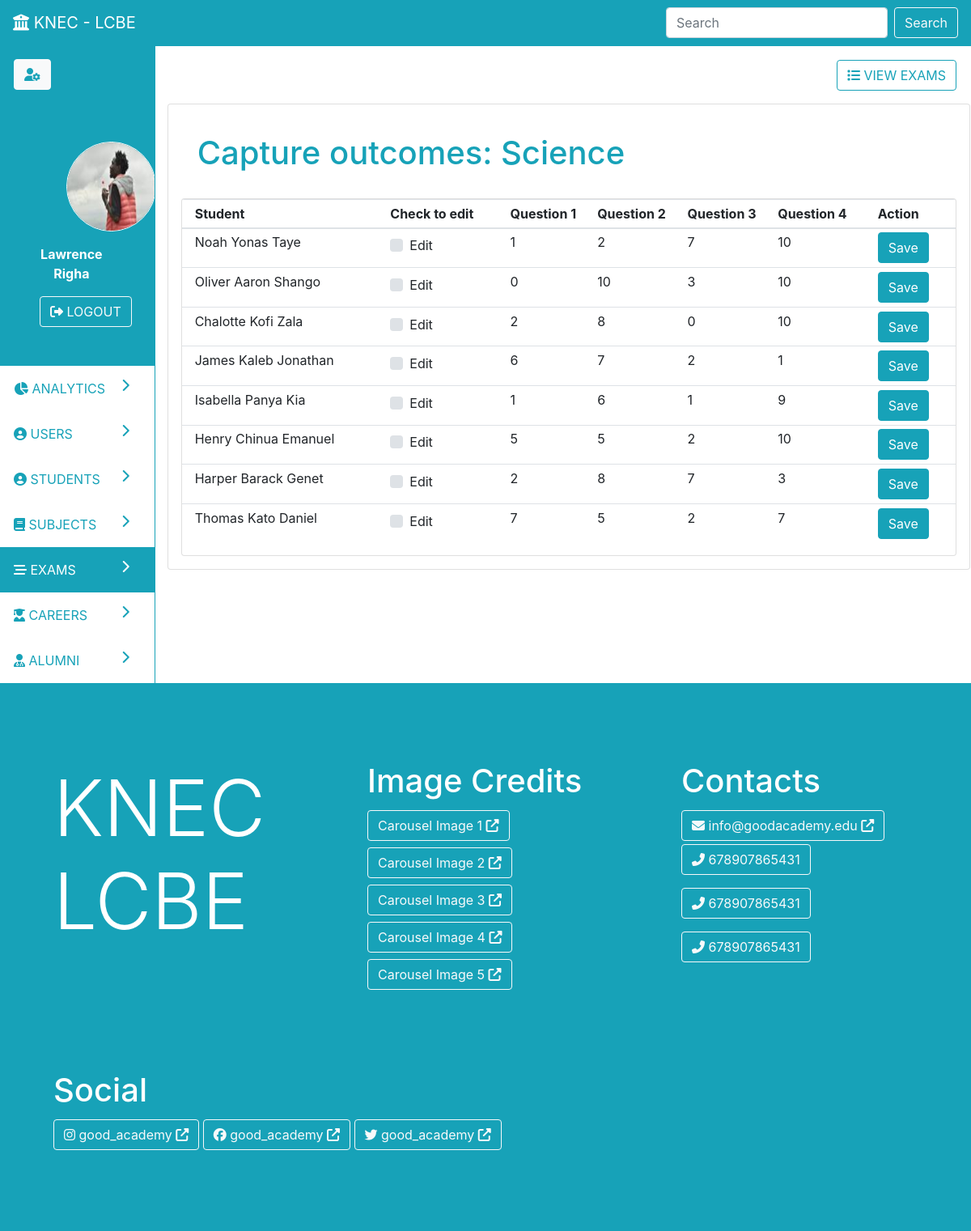
Screenshot of /scores/create/11 (signed in) with the database file from the repository.
### parent/models.py (models this page shows, shortened)
class User(db.Model, UserMixin):
	id = db.Column(db.Integer, primary_key=True)
	first_name = db.Column(db.String(19), nullable=False)
	middle_name = db.Column(db.String(19), nullable=False)
	last_name = db.Column(db.String(19), nullable=False)
	email = db.Column(db.String(19), unique=True, nullable=False)
	exams = db.relationship('Exam', backref='teacher', lazy=True, cascade='all, delete')
	photo = db.Column(db.String(111), nullable=False, default='default-profile.jpg')
	utype = db.Column(db.String(11), nullable=False, default='admin')
	student = db.relationship('Student', backref='user', uselist=False, lazy=True, cascade='all, delete')
	password = db.Column(db.String(119), nullable=False)
	created_at = db.Column(db.DateTime, nullable=False, default=datetime.utcnow)
	updated_at = db.Column(db.DateTime, nullable=True, onupdate=datetime.utcnow)

class Subject(db.Model):
	id = db.Column(db.Integer, primary_key=True)
	name = db.Column(db.String(19), nullable=False)
	categories = db.relationship('Category', backref='subject', lazy=True, cascade='all, delete')
	exams = db.relationship('Exam', backref='subject', lazy=True, cascade='all, delete')
	created_at = db.Column(db.DateTime, nullable=False, default=datetime.utcnow)
	updated_at = db.Column(db.DateTime, nullable=True, onupdate=datetime.utcnow)

class Question(db.Model):
	id = db.Column(db.Integer, primary_key=True)
	number = db.Column(db.Integer, nullable=False)
	category_id = db.Column(db.Integer, db.ForeignKey('category.id', ondelete='CASCADE'), nullable=False)
	exam_id = db.Column(db.Integer, db.ForeignKey('exam.id', ondelete='CASCADE'), nullable=False)
	scores = db.relationship('Score', backref='question', lazy=True, cascade='all, delete')
	created_at = db.Column(db.DateTime, nullable=False, default=datetime.utcnow)
	updated_at = db.Column(db.DateTime, nullable=True, onupdate=datetime.utcnow)

class Student(db.Model):
	id = db.Column(db.Integer, primary_key=True)
	scores = db.relationship('Score', backref='student', lazy=True, cascade='all, delete')
	analytics = db.relationship('Analytics', backref='student', lazy=True, cascade='all, delete')
	career = db.relationship('Career', backref='student', uselist=False, lazy=True, cascade='all, delete')
	user_id = db.Column(db.Float, db.ForeignKey('user.id', ondelete='CASCADE'), nullable=False)
	group_id = db.Column(db.Integer, db.ForeignKey('group.id', ondelete='CASCADE'), nullable=False)
	created_at = db.Column(db.DateTime, nullable=False, default=datetime.utcnow)
	updated_at = db.Column(db.DateTime, nullable=True, onupdate=datetime.utcnow)

### parent/routes.py (the view, shortened to what this page needs)
@app.route('/scores/create/<id>', methods=['POST', 'GET'])
@login_required
def create_score(id):
	if current_user.utype != 'admin':
		abort(403)
	exam= Exam.query.get_or_404(id)
	form = ScoreForm()
	return render_template('admin/scores.html', nav='dash', page='exams', action='create', exam=exam, form=form)

### parent/forms.py
class ScoreForm(FlaskForm):
	submit = SubmitField('Save')

### parent/models.py (called while the page is built)
@login_manager.user_loader
def load_user(user_id):
	return User.query.get(int(user_id))

### parent/templates/admin/scores.html (shortened to what this page needs)
{% extends 'admin-dash.html' %}
{% block pagedata %}
{% if action=='create' %}
<div class="row">
	<div class="col p-3">
		<a class="btn float-right btn-outline-info mr-3" href="{{ url_for('exams') }}"><i class="fas fa-list"></i> VIEW EXAMS</a>
	</div>
</div>
<div class="row">
	<div class="col">
		<div class="card p-3">
			<div class="card-body text-primary">
				<h1 class="card-title text-info">Capture outcomes: {% print(exam.subject.name) %}</h1>
			</div>
			<div class="card table-responsive">
				<table class="table table-hover table-sm card-body">
					<thead>
						<tr>
							<th class="px-3">Student</th>
							<th class="px-3">Check to edit</th>
							{% for question in exam.questions %}
							<th>Question {% print(question.number) %}</th>
							{% endfor %}
							<th class="px-3">Action</th>
						</tr>
					</thead>
					<tbody>
						{% for student in exam.group.students %}
						<tr>
							<form method="post">
								<td class="px-3">{% print(student.user.first_name) %} {% print(student.user.middle_name) %} {% print(student.user.last_name) %}</td>
								<td class="px-3">
									<div class="custom-control custom-checkbox my-1 mr-sm-2">
									    <label class="custom-control-label" for="{% print(student.id) %}-check">Edit</label>
									</div>
								</td>
								{% for question in exam.questions %}
									<td class="{% print(student.id) %}-view">
										{% set found = [] %}
										{% set minm = question.category.minimum %}
										{% set maxm = question.category.maximum %}
										{% for score in question.scores %}
											{% if score.student_id == student.id %}
												{% do found.append(score.value) %}
											{% endif %}
										{% endfor %}
										{% if found|length > 0 %}
											{% print(found[0]) %}
										{% else %}
											{%print('-')%}
										{% endif %}
									</td>
								{% endfor %}
								<td class="px-3">{{ form.submit(class='btn btn-info')}}</td>
							</form>
						</tr>
						{% endfor %}
					</tbody>
				</table>
			</div>
		</div>
	</div>
</div>
{% endif %}
{% endblock %}

### parent/templates/admin-dash.html (shortened to what this page needs)
{% extends 'base.html' %}
{%block content%}
<div class="row border border-info">
	<div class="col-2">
		<div class="side-nav ">
			<div class="row bg-info p-3">
				<div class="col"><a href="{{ url_for('update_user_profile') }}" class="btn btn-light text-info"><i class="fas fa-user-cog"></i></a></div>
			</div>
			<div class="row bg-info p-5">
				<div class="col text-center">
					<div class="row">
						<div class="col px-5">
							<img style="width: 111px; height: 111px" class="border border-white rounded-circle" src="{{ url_for('static', filename='profiles/'+current_user.photo) }}">
						</div>
					</div>
					<div class="row">
						<div class="col p-3 text-white"><b>{{ current_user.first_name }} {{ current_user.last_name }}</b></div>
					</div>
					<div class="row">
						<div class="col"><a href="{{ url_for('logout') }}" class="btn btn-outline-light"><i class="fas fa-sign-out-alt"></i> LOGOUT</a></div>
					</div>
				</div>
			</div>
			<a id="analytics" class="row nav-link btn-outline-info p-3" href="{{ url_for('admin_dash') }}">
				<div class="col"><i class="fas fa-chart-pie"></i> ANALYTICS <i class="fas fa-chevron-right float-right"></i></div>
			</a>
			<a id="users" class="row nav-link nav-link btn-outline-info p-3" href="{{ url_for('users') }}">
				<div class="col"><i class="fas fa-user-circle"></i> USERS <i class="fas fa-chevron-right float-right"></i></div>
			</a>
			<a id="students" class="row nav-link btn-outline-info p-3" href="{{ url_for('students') }}">
				<div class="col"><i class="fas fa-user-circle"></i> STUDENTS <i class="fas fa-chevron-right float-right"></i></div>
			</a>
			<a id="subjects" class="row nav-link btn-outline-info p-3" href="{{ url_for('subjects') }}">
				<div class="col"><i class="fas fa-book"></i> SUBJECTS <i class="fas fa-chevron-right float-right"></i></div>
			</a>
			<a id="exams" class="row nav-link btn-outline-info p-3" href="{{ url_for('exams') }}">
				<div class="col"><i class="fas fa-stream"></i> EXAMS <i class="fas fa-chevron-right float-right"></i></div>
			</a>
			<a id="careers" class="row nav-link btn-outline-info p-3" href="{{ url_for('careers') }}">
				<div class="col"><i class="fas fa-user-graduate"></i> CAREERS <i class="fas fa-chevron-right float-right"></i></div>
			</a>
			<a id="alumni" class="row nav-link btn-outline-info p-3" href="{{ url_for('alumni') }}">
				<div class="col"><i class="fas fa-user-md"></i> ALUMNI <i class="fas fa-chevron-right float-right"></i></div>
			</a>
		</div>
	</div>
	<div class="col-10 border-left border-info">
		<div class="row justify-content-center">
			<div class="col-md-6">
			</div>
		</div>
		{%block pagedata%}{%endblock%}
	</div>
</div>
{%endblock%}

### parent/static/main.css (style rules this page uses)
.table thead tr th { vertical-align: top; }

### rows the page displays
User: photo (picture), first_name "Lawrence", last_name "Righa"
Subject: name "Science"
Question: number "1", print "0", print "2", print "6", print "5", print "7"
Question: number "2", print "10", print "8", print "7", print "6", category "5"
Question: number "3", print "7", print "0", print "2", print "1"
Question: number "4", print "10", print "1", print "9", print "3", category "7"
User: first_name "Noah", middle_name "Yonas", last_name "Taye"
User: first_name "Oliver", middle_name "Aaron", last_name "Shango"
User: first_name "Chalotte", middle_name "Kofi", last_name "Zala"
User: first_name "James", middle_name "Kaleb", last_name "Jonathan"
User: first_name "Isabella", middle_name "Panya", last_name "Kia"
User: first_name "Henry", middle_name "Chinua", last_name "Emanuel"
User: first_name "Harper", middle_name "Barack", last_name "Genet"
User: first_name "Thomas", middle_name "Kato", last_name "Daniel"
